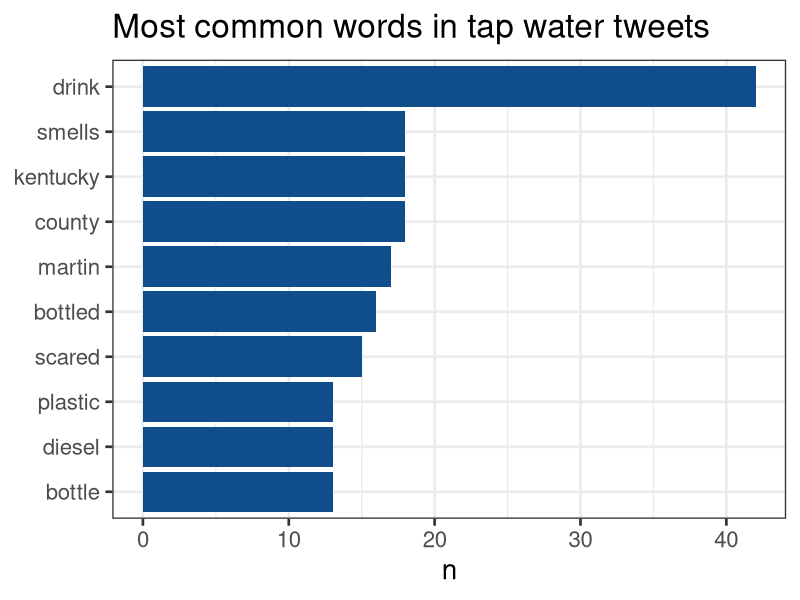
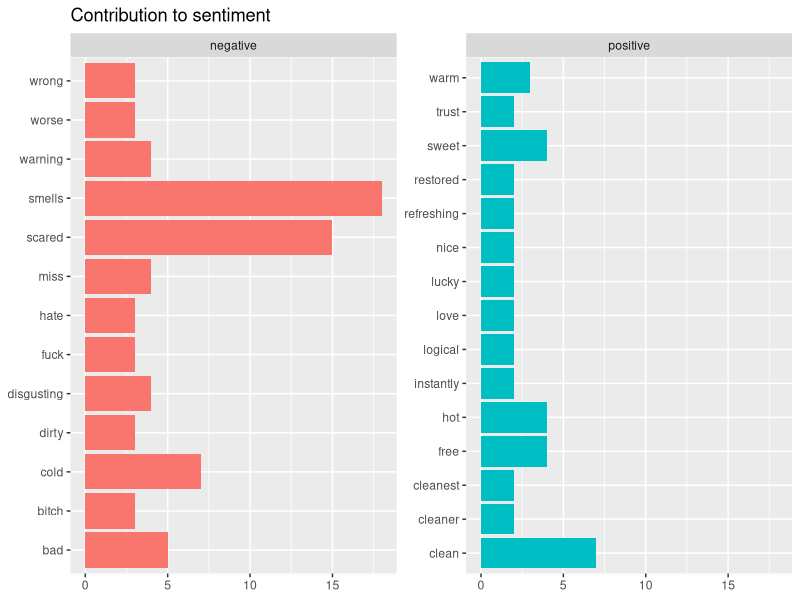

These charts were generated, in order, by the following R code:
## Tapwater tweet sentiment analysis
library(tidyverse)
library(tidytext)

# library(twitteR)
# 
# source("case-studies/twitter-api.R") ## Secret keys
# setup_twitter_oauth(consumer_key, consumer_secret, acess_token, access_secret)
# 
# ## Extract tap water tweets
# tapwater_tweets <- searchTwitter("tap water", n = 1000, lang = "en") %>%
#   twListToDF() %>%
#   select(id, text)
# tapwater_tweets <- subset(tapwater_tweets, !duplicated(tapwater_tweets$text))
# tapwater_tweets$text <- gsub("’", "'", tapwater_tweets$text)
# 
# write_csv(tapwater_tweets, paste0("data/tapwater-tweets-", Sys.time(), ".csv"))

tapwater_tweets <- read_csv("data/tapwater_tweets.csv")

## Tokenise and clean the tweets
tidy_tweets <- tapwater_tweets %>%
  unnest_tokens(word, text)

data(stop_words)

tidy_tweets <- tidy_tweets %>%
  anti_join(stop_words) %>%
  filter(!word %in% c("tap", "water", "rt", "https", "t.co", "gt", "amp",
                      as.character(0:9)))
## Most common words
tidy_tweets %>%
  count(word, sort = TRUE) %>%
  top_n(10) %>%
  mutate(word = reorder(word, n)) %>%
  ggplot(aes(word, n)) +
  geom_col(fill = "dodgerblue4") +
  xlab(NULL) + coord_flip() +
  theme_bw(base_size = 20) + 
  ggtitle("Most common words in tap water tweets")

## Sentiment analysis
sentiment_bing <- tidy_tweets %>%
  inner_join(get_sentiments("bing"))

sentiment_bing %>%
  summarise(Negative = sum(sentiment == "negative"), 
            positive = sum(sentiment == "positive"))

sentiment_bing %>%
  group_by(sentiment) %>%
  count(word, sort = TRUE) %>%
  top_n(10) %>%
  ggplot(aes(word, n, fill = sentiment)) +
  geom_col(show.legend = FALSE) + 
  coord_flip() +
  facet_wrap(~sentiment, scales = "free_y") + 
  labs(title = "Contribution to sentiment", x = NULL, y = NULL)
